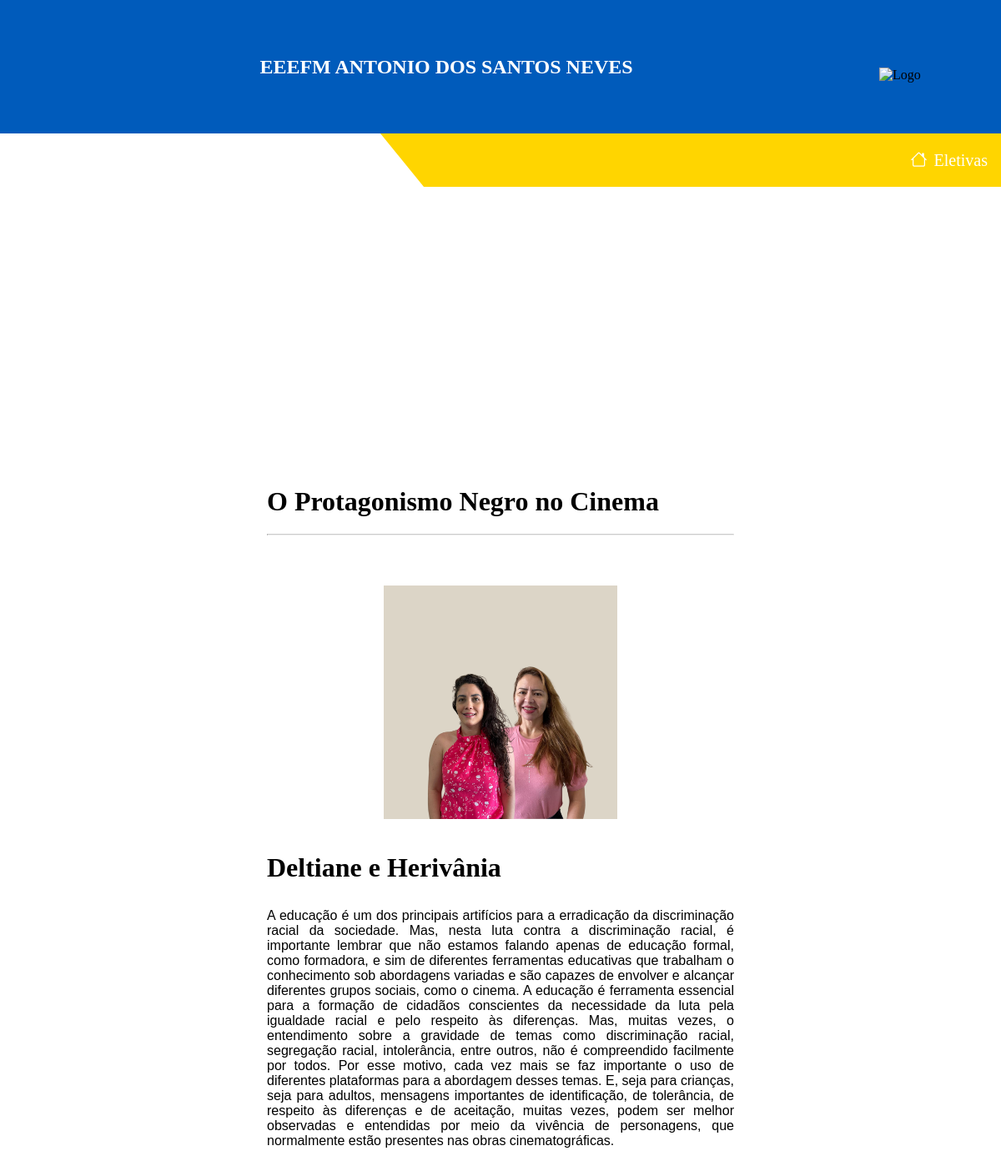
Screenshot of /35/ with the database file from the repository.
### aplicacao/models.py (models this page shows, shortened)
class Eletiva(models.Model):
    title = models.CharField(max_length=255)
    sub_title = models.CharField(max_length=255, null=True)
    description = models.TextField()
    image = models.ImageField(upload_to='ele_images/')

### aplicacao/views.py (the view)
# urls.py: path('<int:eletiva_id>/', view_eletivas, name='view_eletivas'),
def view_eletivas(request, eletiva_id):
    eletiva = get_object_or_404(Eletiva, pk=eletiva_id)
    return render(request, 'view_eletivas.html', {'eletiva': eletiva})

### aplicacao/templates/view_eletivas.html (shortened to what this page needs)
<!DOCTYPE html>
<html>
<head>
   <link rel="stylesheet" href="https://cdnjs.cloudflare.com/ajax/libs/font-awesome/6.0.0-beta3/css/all.min.css">
   <link rel="stylesheet" href="https://cdn.jsdelivr.net/npm/bootstrap-icons@1.11.3/font/bootstrap-icons.min.css">
   {% load static %}
    <link rel="stylesheet" href="{% static 'ver_eletivas.css' %}">
</head>
<body>
    <header class="header-noticia">
        <div class="blue-section">
            <h1 class="topo-asn">EEEFM ANTONIO DOS SANTOS NEVES</h1>
            <img class="logo" src="https://images.sympla.com.br/65087b3baa195-lg.png" alt="Logo">
        </div>
        <div class="yellow-section">
            <a class="inicio" href="{% url 'lista' %}"><i class="bi bi-house"></i>Eletivas</a>
        </div>
    </header>
   <div class="completa-eletivas">
     <div class="eletivas-card">
       <h1 class="titulo-eletivaa">{{ eletiva.title }}</h1>
       <hr class="linha-eletivas">
       <img class="img-eletivas" src="{{ eletiva.image.url }}">
       <h1 class="sub-eletivas">{{ eletiva.sub_title }}</h1>
       <p class="descricao-eletivas">{{ eletiva.description }}</p>
     </div>
    </div>
</body>
</html>

### aplicacao/templates/view_eletivas.html (style rules this page uses)
* { margin: 0; padding: 0; box-sizing: border-box; }
body { background-color: #fff; }
.header-noticia { width: 100%; height: 100vh; position: relative; }
.blue-section { background-color: #005bbb; height: 20%; width: 100%; display: flex; align-items: center; justify-content: space-between; padding: 0 1rem; position: relative; z-index: 1; }
.blue-section .topo-asn { color: #fff; font-size: 1.5rem; text-align: center; flex-grow: 1; }
.blue-section .logo { width: 130px; height: auto; margin-top: 20px; }
.yellow-section { background-color: #ffd500; height: 8%; width: 62%; position: absolute; top: 20%; right: 0; clip-path: polygon(100% 0%, 100% 100%, 7% 100%, 0% 0%); display: flex; align-items: center; justify-content: flex-end; padding: 0 1rem; z-index: 1; }
.inicio { font-size: 20px; color: #fff; text-decoration: none; display: flex; align-items: center; }
.inicio i { margin-right: 8px; width: 20px; }
.completa-eletivas { width: 100%; margin: auto; position: absolute; top: 40%; display: flex; justify-content: center; align-items: center; }
.eletivas-card { width: 50%; padding: 20px; display: flex; flex-direction: column; }
.linha-eletivas { width: 100%; margin: 20px 0; border-top: 1px solid #ccc; }
.descricao-eletivas { font-family: helvetica; text-align: justify; margin-top: 30px; margin-bottom: 20px; }
.img-eletivas { width: 50%; height: auto; display: block; margin: auto; margin-top: 40px; margin-bottom: 40px; }

### rows the page displays
Eletiva: title "O Protagonismo Negro no Cinema", image (picture), sub_title "Deltiane e Herivânia", description "A educação é um dos principais artifícios para a erradicação da discriminação racial da sociedade. Mas, nesta luta contra a discriminação racial, é importante lembrar que não estamos falando apenas de educação formal, como formadora, e sim de diferentes ferramentas educativas que trabalham o conhecimento sob abordagens variadas e são capazes de envolver e alcançar diferentes grupos sociais, como o cinema. A educação é ferramenta essencial para a formação de cidadãos conscientes da necessidade da luta pela igualdade racial e pelo respeito às diferenças. Mas, muitas vezes, o entendimento sobre a gravidade de temas como discriminação racial, segregação racial, intolerância, entre outros, não é…"
